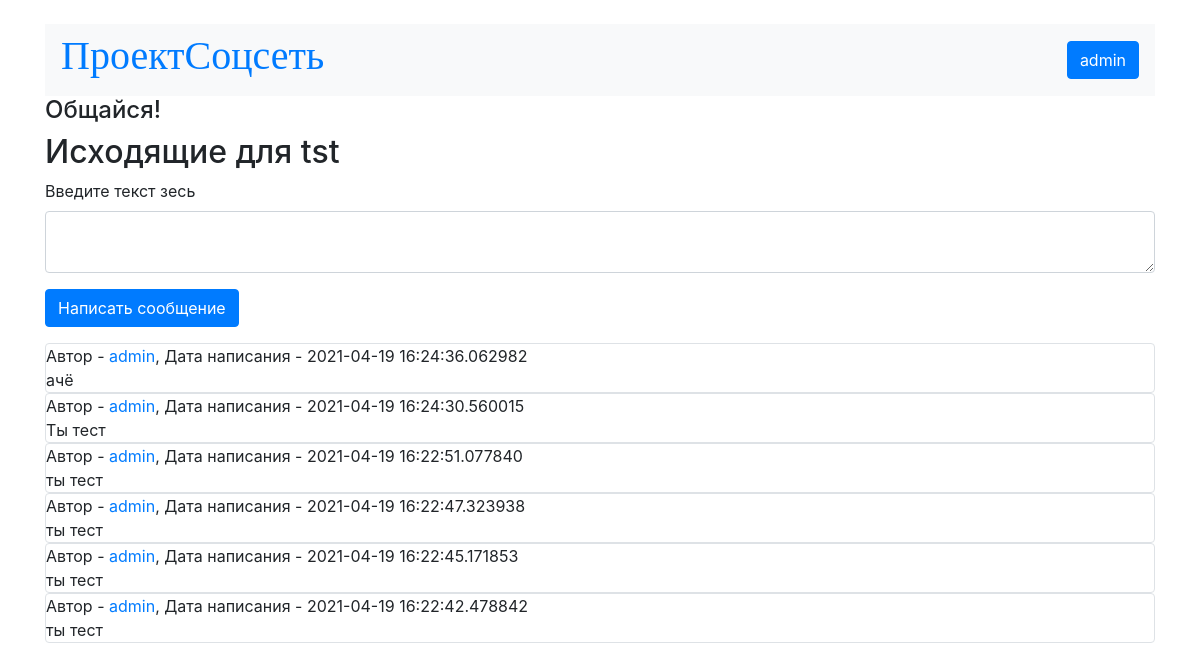
Before: /msg/2 (signed in) with the older database file.
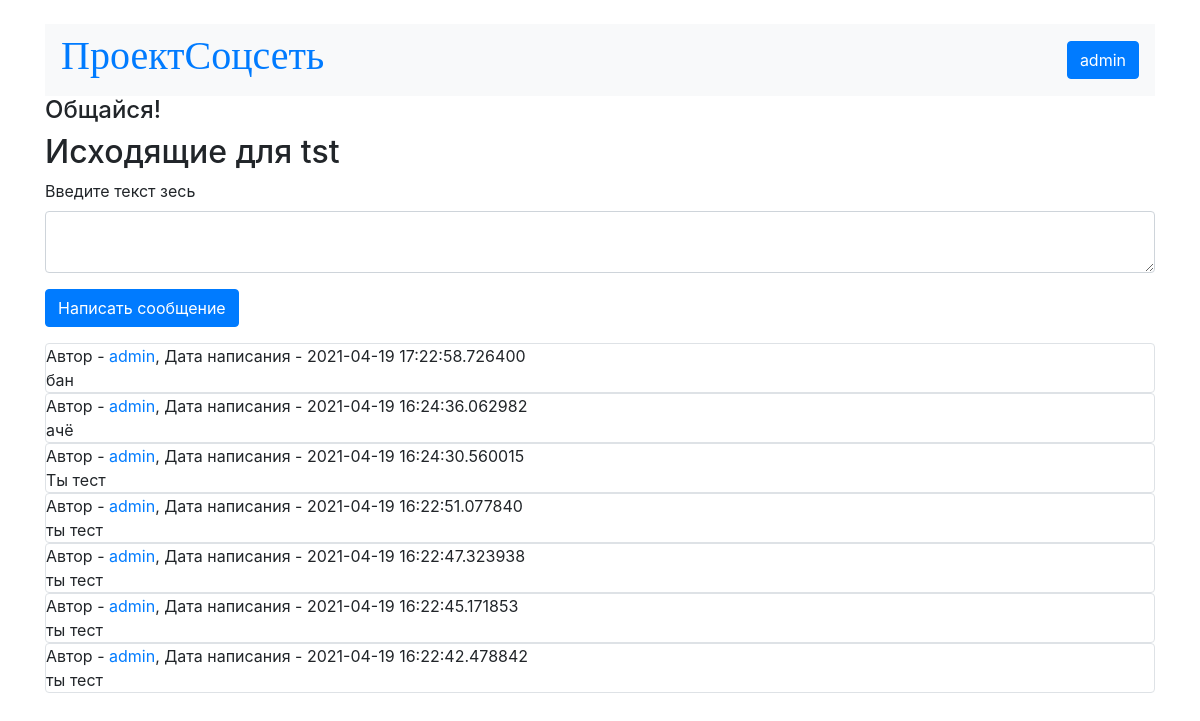
After: the same page with the newer database file.
### data/users.py (models this page shows, shortened)
class User(SqlAlchemyBase):
    __tablename__ = 'users'
    id = sqlalchemy.Column(sqlalchemy.Integer,
                           primary_key=True, autoincrement=True)
    name = sqlalchemy.Column(sqlalchemy.String, nullable=True)
    birth = sqlalchemy.Column(sqlalchemy.Integer, nullable=True)
    friends = sqlalchemy.Column(sqlalchemy.String, nullable=True)
    posts = sqlalchemy.Column(sqlalchemy.String, nullable=True)
    phone = sqlalchemy.Column(sqlalchemy.String, nullable=True)
    email = sqlalchemy.Column(sqlalchemy.String,
                              index=True, unique=True, nullable=True)
    about = sqlalchemy.Column(sqlalchemy.String, nullable=True)
    hashed_password = sqlalchemy.Column(sqlalchemy.String, nullable=True)
    register_date = sqlalchemy.Column(sqlalchemy.DateTime,
                                      default=datetime.datetime.now)
    online_date = sqlalchemy.Column(sqlalchemy.DateTime,
                                      default=datetime.datetime.now)

### data/messages.py (models this page shows)
class Message(SqlAlchemyBase):
    __tablename__ = 'messages'
    id = sqlalchemy.Column(sqlalchemy.Integer,
                           primary_key=True, autoincrement=True)
    content = sqlalchemy.Column(sqlalchemy.String, nullable=True)
    created_date = sqlalchemy.Column(sqlalchemy.DateTime,
                                     default=datetime.datetime.now)
    author = sqlalchemy.Column(sqlalchemy.Integer,
                                    sqlalchemy.ForeignKey("users.id"))
    reciever = sqlalchemy.Column(sqlalchemy.Integer)
    user = orm.relation('User')

### PythonApplication7.py (the view, shortened to what this page needs)
@app.route('/msg/<int:id>', methods=['GET', 'POST'])
def mess(id):
    db_sess = db_session.create_session()
    form = MessageForm()
    if session.get('user_id', -1) == -1:
        return redirect('/login')
    elif not db_sess.query(User).filter(User.id == id).first():
        return '''user not registred </br><a href="/">mainpage<a>'''
    elif id == session.get('user_id'):
        msg = db_sess.query(Message).filter(Message.reciever == id).all()
        title='Входящие'
    else:
        title='Исходящие для ' + db_sess.query(User).filter(User.id == id).first().name
        msg = db_sess.query(Message).filter(Message.reciever == id).filter(Message.author == session.get('user_id')).all()
    if session.get('user_id', -1) != -1:
        username = db_sess.query(User).filter(User.id == session.get('user_id')).first().name
    else:
        username = 'pass'
    print(session.get('user_id'))
    return render_template("messages.html",title=title,id=id, form=form, msg=msg, username=username).replace('&lt;', '<').replace('&gt;', '>')

### forms/post.py
class MessageForm(FlaskForm):
    text = TextAreaField('Введите текст зесь', validators=[DataRequired()])
    submit = SubmitField('Написать сообщение')

### data/db_session.py (called while the page is built)
def create_session() -> Session:
    global __factory
    return __factory()

### templates/messages.html (shortened to what this page needs)
{% extends "base.html" %}
{% block content %}
<h2>{{title}}</h2>
{% if session.get('user_id', -1) != id%}
<form action="" method="post">
    <p>
        {{ form.text.label }}<br>
        {{ form.text(class="form-control", type="text") }}
    </p>
    <p>{{ form.submit(type="submit", class="btn btn-primary") }}</p>
</form>
{% endif %}
{% for t in msg[::-1] %}
<div class="col-md6 border rounded">
    <div>
        Автор - <a href="/user/{{t.author}}">{{t.user.name}}</a>, Дата написания - {{t.created_date}}
    </div>
    <div>
        {{t.content}}
    </div>
</div>
{% endfor %}
{% endblock %}

### templates/base.html (shortened to what this page needs)
﻿<!doctype html>
<html lang="en">
<head>
    <link rel="stylesheet"
          href="https://stackpath.bootstrapcdn.com/bootstrap/4.4.1/css/bootstrap.min.css"
>
</head>
<body>
    <main role="main" class="container">
        <nav class="navbar navbar-light bg-light">
            <h1 >
                <font face="TimesNewRoman"><a href="/">ПроектСоцсеть</a></font>
            </h1>
            {% if session.get('user_id', -1) != -1 %}
                <a class="btn btn-primary " href="/logout">{{ username }}</a>
            {% else %}
                <p>
                    <a class="btn btn-primary " href="/register">Зарегистрироваться</a>
                    <a class="btn btn-success" href="/login">Войти</a>
                </p>
            {% endif %}
        </nav>
        <h4>Общайся!</h4>
        {% block content %}{% endblock %}
    </main>
</body>
</html>

Changed rows visible on the page:
added Message: user.name "admin", created_date "2021-04-19 17:22:58.726400", content "бан"
